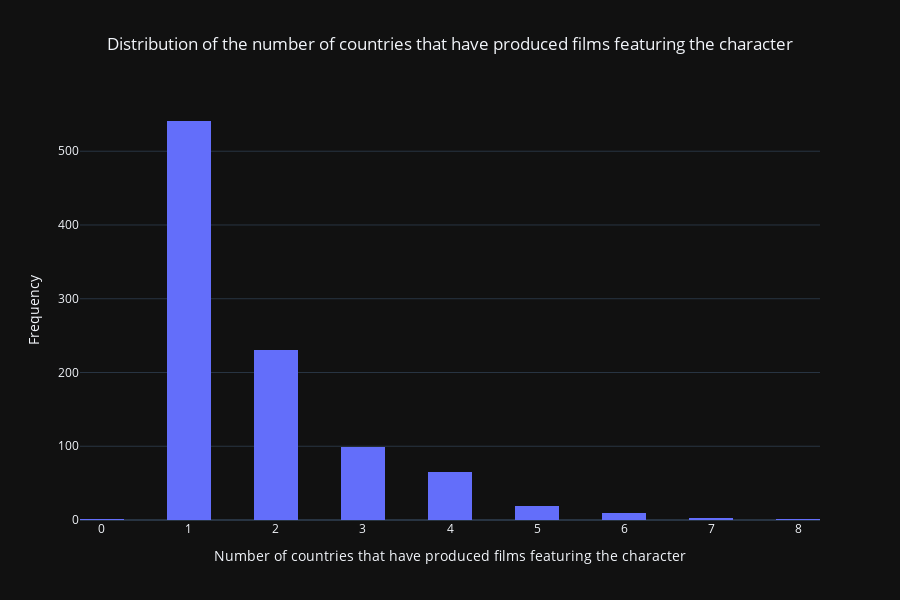

Write notebook code for a chart like this one.
### Markdown cell above
970 characters appear in multiple films; on average, they appear in 1.8 different countries. They feature in up to 8 different films. Let's look at the distribution of the number of countries

### Code cell
import plotly.express as px

# Créer le graphique avec Plotly
fig = px.histogram(
    df_character_influence,
    x='number_countries',
    nbins=20,
    title='Distribution of the number of countries that have produced films featuring the character',
    labels={'number_countries': 'Number of Countries'},
    template='plotly_dark'  # Vous pouvez choisir un autre thème (e.g., 'plotly_white')
)

# Ajuster les axes et le titre
fig.update_layout(
    width=900,  # Réduire la largeur
    height=600,  # Augmenter la hauteur
    xaxis_title='Number of countries that have produced films featuring the character',
    yaxis_title='Frequency',
    title={
        'x': 0.5,  # Centrer le titre
        'xanchor': 'center'
    }
)

# Afficher le graphique
fig.show()

### Figure 1 — Plotly figure (JSON) as saved in the notebook; plotly's stock layout.template omitted (floating-point values rounded to 4 significant figures; data arrays with more than 128 entries replaced by an {"elided": "..."} marker saying what was removed)
{"data": [{"alignmentgroup": "True", "bingroup": "x", "hovertemplate": "Number of Countries=%{x}<br>count=%{y}<extra></extra>", "legendgroup": "", "marker": {"color": "#636efa", "pattern": {"shape": ""}}, "name": "", "nbinsx": 20, "offsetgroup": "", "orientation": "v", "showlegend": false, "type": "histogram", "x": {"elided": "970 int values"}, "xaxis": "x", "yaxis": "y"}], "layout": {"barmode": "relative", "height": 600, "legend": {"tracegroupgap": 0}, "title": {"text": "Distribution of the number of countries that have produced films featuring the character", "x": 0.5, "xanchor": "center"}, "width": 900, "xaxis": {"anchor": "y", "domain": [0, 1], "title": {"text": "Number of countries that have produced films featuring the character"}}, "yaxis": {"anchor": "x", "domain": [0, 1], "title": {"text": "Frequency"}}}}
